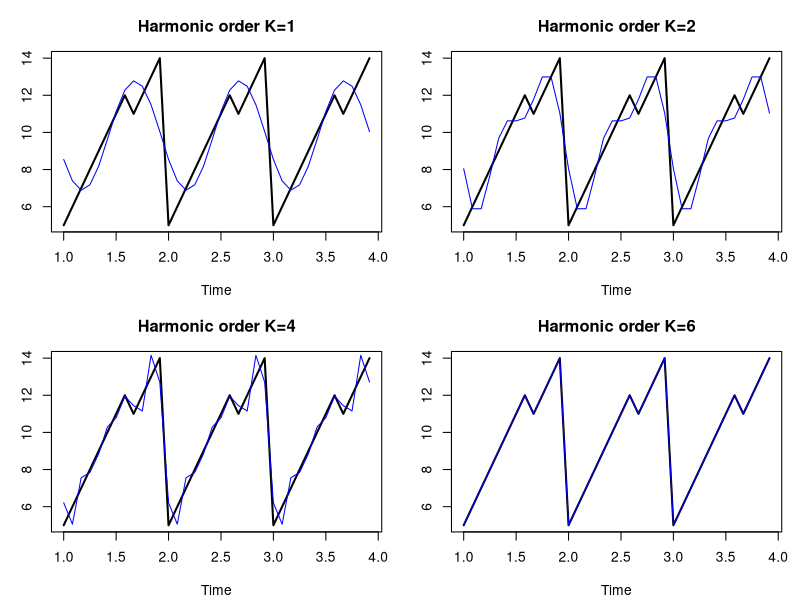
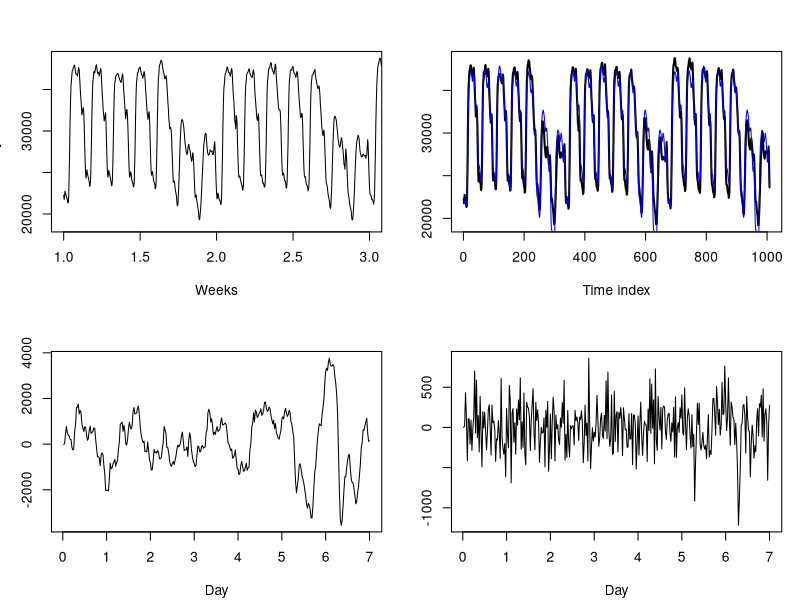
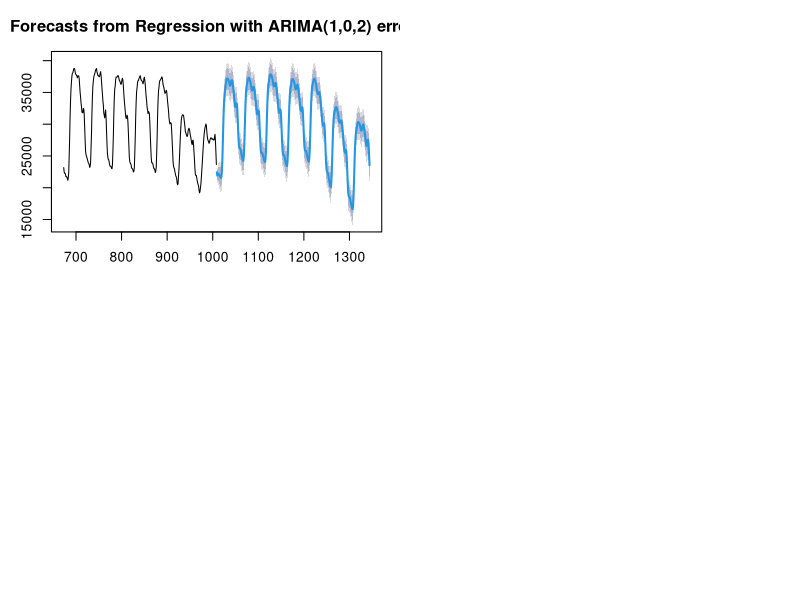

Source code (R) for these figures, in order:
## ---- chunk 1
#| output: false
library(forecast)
## ---- chunk 2
#| code-fold: true
#| fig-asp: 1.1
#| fig-cap: "Harmonic convergence to a periodic (m=12) time series"
y <- ts(c(5:12,11:14,5:12,11:14,5:12,11:14),frequency=12)
harmonic <- function(K) lm(y~fourier(y,K))$fitted.values

par(mfrow=c(2,2),mar=c(4,3,3,1)+0.1)
plot(y,main="Harmonic order K=1",ylab=NA,lwd=2)
lines(1+(0:35)/12,harmonic(1),col='#0000ff')
plot(y,main="Harmonic order K=2",ylab=NA,lwd=2)
lines(1+(0:35)/12,harmonic(2),col='#0000ff')
plot(y,main="Harmonic order K=4",ylab=NA,lwd=2)
lines(1+(0:35)/12,harmonic(4),col='#0000ff')
plot(y,main="Harmonic order K=6",ylab=NA,lwd=2)
lines(1+(0:35)/12,harmonic(6),col='#0000ff')
## ---- chunk 3
plot(taylor,xlim=c(1,3),xlab='Weeks')
## ---- chunk 4
#| code-fold: true
#| fig-cap: 'Demand predicted through multiseasonal harmonic regression (m=48,336; K=8,4)'
y <- taylor[1:(336*3)]
season.d <- fourier(ts(y,frequency=48),K=8)
season.w <- fourier(ts(y,frequency=336),K=4)
dynreg <- lm(y~cbind(season.d,season.w))
plot(1:(336*3),y,type='l',lwd=2,xlab='Time index',ylab='Demand')
lines(dynreg$fitted.values,col='#0000ff')
## ---- chunk 5
#| code-fold: true
#| fig-cap: 'Residuals from first-stage harmonic regression (m=48,336; K=8,4)'
plot((1:336)/48,dynreg$residuals[1:336],type='l',ylab='Residual',xlab='Day')
## ---- chunk 6
#| code-fold: true
#| fig-cap: '"True" residuals after fitting ARMA(1,2) to first-stage residuals'
dynerr <- auto.arima(dynreg$residuals,approximation=FALSE,stepwise=TRUE,max.p=2,max.q=2)
plot((1:336)/48,dynerr$residuals[1:336],type='l',ylab='Residual',xlab='Day')
## ---- chunk 7
#| code-fold: true
#| fig-cap: 'Predictions and forecasts for complete model'
dynmod <- auto.arima(y,xreg=cbind(season.d,season.w),approximation=FALSE,stepwise=TRUE,max.p=2,max.q=2)
plot(forecast(dynmod,h=336,xreg=cbind(season.d,season.w)[1:336,]),include=336)
